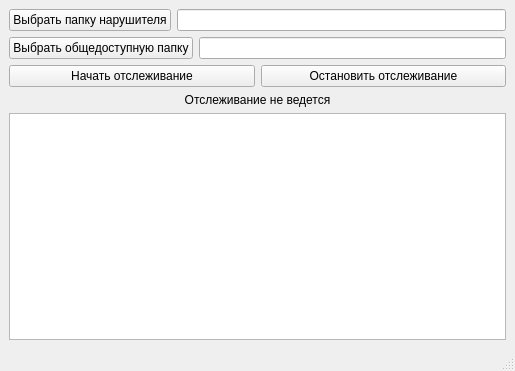
<?xml version="1.0" encoding="UTF-8"?>
<ui version="4.0">
 <class>MainWindow</class>
 <widget class="QMainWindow" name="MainWindow">
  <property name="geometry">
   <rect>
    <x>0</x>
    <y>0</y>
    <width>515</width>
    <height>371</height>
   </rect>
  </property>
  <property name="windowTitle">
   <string>Кража доступных ценных объектов</string>
  </property>
  <widget class="QWidget" name="centralwidget">
   <layout class="QVBoxLayout" name="verticalLayout">
    <item>
     <layout class="QHBoxLayout" name="horizontalLayout_3">
      <item>
       <widget class="QPushButton" name="select_hack_dir_btn">
        <property name="sizePolicy">
         <sizepolicy hsizetype="Maximum" vsizetype="Fixed">
          <horstretch>0</horstretch>
          <verstretch>0</verstretch>
         </sizepolicy>
        </property>
        <property name="text">
         <string>Выбрать папку нарушителя</string>
        </property>
       </widget>
      </item>
      <item>
       <widget class="QLineEdit" name="hack_dir_line"/>
      </item>
     </layout>
    </item>
    <item>
     <layout class="QHBoxLayout" name="horizontalLayout">
      <item>
       <widget class="QPushButton" name="select_pub_dir_btn">
        <property name="sizePolicy">
         <sizepolicy hsizetype="Maximum" vsizetype="Fixed">
          <horstretch>0</horstretch>
          <verstretch>0</verstretch>
         </sizepolicy>
        </property>
        <property name="text">
         <string>Выбрать общедоступную папку</string>
        </property>
       </widget>
      </item>
      <item>
       <widget class="QLineEdit" name="pub_dir_line"/>
      </item>
     </layout>
    </item>
    <item>
     <layout class="QHBoxLayout" name="horizontalLayout_2">
      <item>
       <widget class="QPushButton" name="start_monitoring_btn">
        <property name="text">
         <string>Начать отслеживание</string>
        </property>
       </widget>
      </item>
      <item>
       <widget class="QPushButton" name="stop_monitoring_btn">
        <property name="text">
         <string>Остановить отслеживание</string>
        </property>
       </widget>
      </item>
     </layout>
    </item>
    <item>
     <widget class="QLabel" name="status_lbl">
      <property name="text">
       <string>Отслеживание не ведется</string>
      </property>
      <property name="alignment">
       <set>Qt::AlignCenter</set>
      </property>
     </widget>
    </item>
    <item>
     <widget class="QListWidget" name="file_list"/>
    </item>
   </layout>
  </widget>
  <widget class="QMenuBar" name="menubar">
   <property name="geometry">
    <rect>
     <x>0</x>
     <y>0</y>
     <width>515</width>
     <height>21</height>
    </rect>
   </property>
  </widget>
  <widget class="QStatusBar" name="statusbar"/>
 </widget>
 <resources/>
 <connections/>
</ui>
